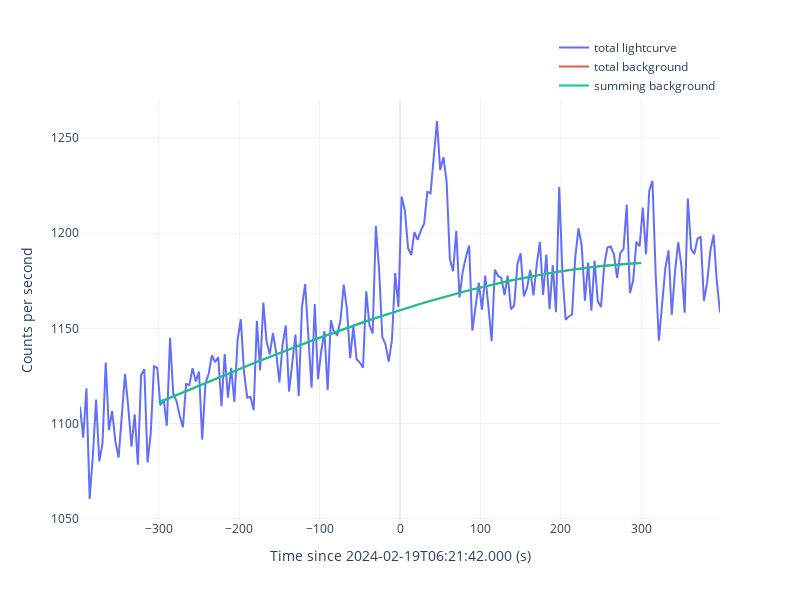

This figure's notebook cell:
### Code cell
print(msg_format('extract spectrum for n9'))

gbm_tte.filter_time([-400, 400])

gbm_tte.spec_slices = [[0, 70]]
gbm_tte.extract_spectrum(savepath='./n9/spectrum', show=True)
